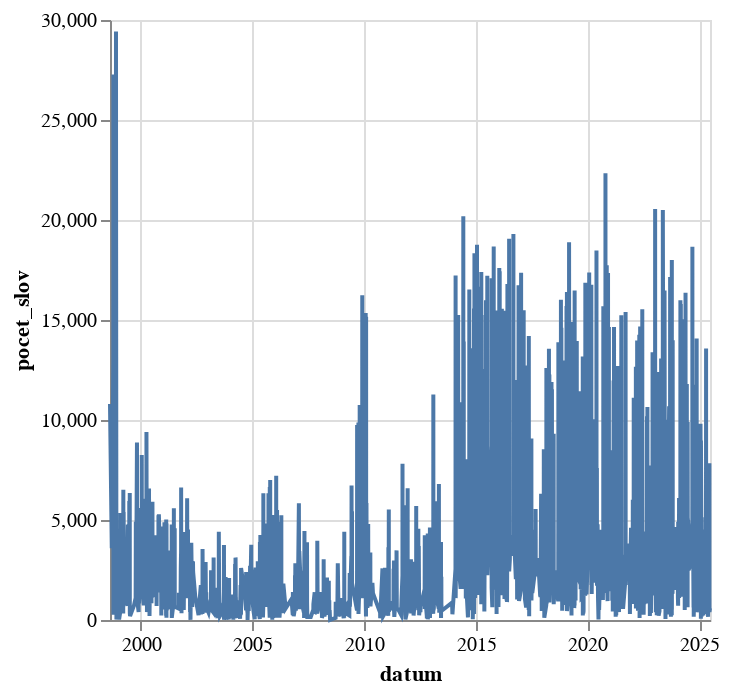

The cell this chart's notebook holds for it:
### Code cell
alt.Chart(
    ministri.to_pandas()
).mark_line(
).encode(
    alt.X("datum:T"),
    alt.Y("pocet_slov:Q")
)

### Figure 1 — Vega-Lite specification as saved in the notebook (floating-point values rounded to 4 significant figures; data arrays with more than 128 entries replaced by an {"elided": "..."} marker saying what was removed)
{"config": {"view": {"continuousWidth": 300, "continuousHeight": 300}}, "data": {"name": "data-793607f021dd037e2b6c09e2519e0e53"}, "mark": {"type": "line"}, "encoding": {"x": {"field": "datum", "type": "temporal"}, "y": {"field": "pocet_slov", "type": "quantitative"}}, "$schema": "https://vega.github.io/schema/vega-lite/v5.8.0.json", "datasets": {"data-793607f021dd037e2b6c09e2519e0e53": {"elided": "1657 records"}}}
